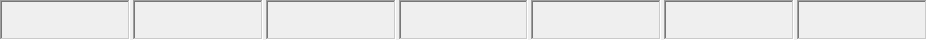
<?xml version="1.0" encoding="UTF-8"?>
<ui version="4.0">
 <class>TimeSlot</class>
 <widget class="QWidget" name="TimeSlot">
  <property name="geometry">
   <rect>
    <x>0</x>
    <y>0</y>
    <width>927</width>
    <height>40</height>
   </rect>
  </property>
  <property name="windowTitle">
   <string>Form</string>
  </property>
  <layout class="QHBoxLayout" name="horizontalLayout">
   <property name="spacing">
    <number>3</number>
   </property>
   <property name="leftMargin">
    <number>0</number>
   </property>
   <property name="topMargin">
    <number>0</number>
   </property>
   <property name="rightMargin">
    <number>0</number>
   </property>
   <property name="bottomMargin">
    <number>0</number>
   </property>
   <item>
    <widget class="QFrame" name="frameBorderSun">
     <property name="frameShape">
      <enum>QFrame::WinPanel</enum>
     </property>
     <property name="frameShadow">
      <enum>QFrame::Sunken</enum>
     </property>
     <layout class="QHBoxLayout" name="horizontalLayout_5">
      <property name="spacing">
       <number>0</number>
      </property>
      <property name="leftMargin">
       <number>0</number>
      </property>
      <property name="topMargin">
       <number>0</number>
      </property>
      <property name="rightMargin">
       <number>0</number>
      </property>
      <property name="bottomMargin">
       <number>0</number>
      </property>
      <item>
       <widget class="ColorButton" name="buttonSun">
        <property name="minimumSize">
         <size>
          <width>0</width>
          <height>20</height>
         </size>
        </property>
        <property name="autoFillBackground">
         <bool>true</bool>
        </property>
        <property name="text">
         <string/>
        </property>
        <property name="flat">
         <bool>true</bool>
        </property>
       </widget>
      </item>
     </layout>
    </widget>
   </item>
   <item>
    <widget class="QFrame" name="frameBorderMon">
     <property name="frameShape">
      <enum>QFrame::WinPanel</enum>
     </property>
     <property name="frameShadow">
      <enum>QFrame::Sunken</enum>
     </property>
     <layout class="QHBoxLayout" name="horizontalLayout_3">
      <property name="spacing">
       <number>0</number>
      </property>
      <property name="leftMargin">
       <number>0</number>
      </property>
      <property name="topMargin">
       <number>0</number>
      </property>
      <property name="rightMargin">
       <number>0</number>
      </property>
      <property name="bottomMargin">
       <number>0</number>
      </property>
      <item>
       <widget class="ColorButton" name="buttonMon">
        <property name="minimumSize">
         <size>
          <width>0</width>
          <height>20</height>
         </size>
        </property>
        <property name="autoFillBackground">
         <bool>true</bool>
        </property>
        <property name="text">
         <string/>
        </property>
        <property name="flat">
         <bool>true</bool>
        </property>
       </widget>
      </item>
     </layout>
    </widget>
   </item>
   <item>
    <widget class="QFrame" name="frameBorderTues">
     <property name="frameShape">
      <enum>QFrame::WinPanel</enum>
     </property>
     <property name="frameShadow">
      <enum>QFrame::Sunken</enum>
     </property>
     <layout class="QHBoxLayout" name="horizontalLayout_7">
      <property name="spacing">
       <number>0</number>
      </property>
      <property name="leftMargin">
       <number>0</number>
      </property>
      <property name="topMargin">
       <number>0</number>
      </property>
      <property name="rightMargin">
       <number>0</number>
      </property>
      <property name="bottomMargin">
       <number>0</number>
      </property>
      <item>
       <widget class="ColorButton" name="buttonTues">
        <property name="minimumSize">
         <size>
          <width>0</width>
          <height>20</height>
         </size>
        </property>
        <property name="autoFillBackground">
         <bool>true</bool>
        </property>
        <property name="text">
         <string/>
        </property>
        <property name="flat">
         <bool>true</bool>
        </property>
       </widget>
      </item>
     </layout>
    </widget>
   </item>
   <item>
    <widget class="QFrame" name="frameBorderWed">
     <property name="frameShape">
      <enum>QFrame::WinPanel</enum>
     </property>
     <property name="frameShadow">
      <enum>QFrame::Sunken</enum>
     </property>
     <layout class="QHBoxLayout" name="horizontalLayout_8">
      <property name="spacing">
       <number>0</number>
      </property>
      <property name="leftMargin">
       <number>0</number>
      </property>
      <property name="topMargin">
       <number>0</number>
      </property>
      <property name="rightMargin">
       <number>0</number>
      </property>
      <property name="bottomMargin">
       <number>0</number>
      </property>
      <item>
       <widget class="ColorButton" name="buttonWed">
        <property name="minimumSize">
         <size>
          <width>0</width>
          <height>20</height>
         </size>
        </property>
        <property name="autoFillBackground">
         <bool>true</bool>
        </property>
        <property name="text">
         <string/>
        </property>
        <property name="flat">
         <bool>true</bool>
        </property>
       </widget>
      </item>
     </layout>
    </widget>
   </item>
   <item>
    <widget class="QFrame" name="frameBorderThur">
     <property name="frameShape">
      <enum>QFrame::WinPanel</enum>
     </property>
     <property name="frameShadow">
      <enum>QFrame::Sunken</enum>
     </property>
     <layout class="QHBoxLayout" name="horizontalLayout_6">
      <property name="spacing">
       <number>0</number>
      </property>
      <property name="leftMargin">
       <number>0</number>
      </property>
      <property name="topMargin">
       <number>0</number>
      </property>
      <property name="rightMargin">
       <number>0</number>
      </property>
      <property name="bottomMargin">
       <number>0</number>
      </property>
      <item>
       <widget class="ColorButton" name="buttonThur">
        <property name="minimumSize">
         <size>
          <width>0</width>
          <height>20</height>
         </size>
        </property>
        <property name="autoFillBackground">
         <bool>true</bool>
        </property>
        <property name="text">
         <string/>
        </property>
        <property name="flat">
         <bool>true</bool>
        </property>
       </widget>
      </item>
     </layout>
    </widget>
   </item>
   <item>
    <widget class="QFrame" name="frameBorderFri">
     <property name="frameShape">
      <enum>QFrame::WinPanel</enum>
     </property>
     <property name="frameShadow">
      <enum>QFrame::Sunken</enum>
     </property>
     <layout class="QHBoxLayout" name="horizontalLayout_2">
      <property name="spacing">
       <number>0</number>
      </property>
      <property name="leftMargin">
       <number>0</number>
      </property>
      <property name="topMargin">
       <number>0</number>
      </property>
      <property name="rightMargin">
       <number>0</number>
      </property>
      <property name="bottomMargin">
       <number>0</number>
      </property>
      <item>
       <widget class="ColorButton" name="buttonFri">
        <property name="minimumSize">
         <size>
          <width>0</width>
          <height>20</height>
         </size>
        </property>
        <property name="autoFillBackground">
         <bool>true</bool>
        </property>
        <property name="text">
         <string/>
        </property>
        <property name="flat">
         <bool>true</bool>
        </property>
       </widget>
      </item>
     </layout>
    </widget>
   </item>
   <item>
    <widget class="QFrame" name="frameBorderSat">
     <property name="frameShape">
      <enum>QFrame::WinPanel</enum>
     </property>
     <property name="frameShadow">
      <enum>QFrame::Sunken</enum>
     </property>
     <layout class="QHBoxLayout" name="horizontalLayout_4">
      <property name="spacing">
       <number>0</number>
      </property>
      <property name="leftMargin">
       <number>0</number>
      </property>
      <property name="topMargin">
       <number>0</number>
      </property>
      <property name="rightMargin">
       <number>0</number>
      </property>
      <property name="bottomMargin">
       <number>0</number>
      </property>
      <item>
       <widget class="ColorButton" name="buttonSat">
        <property name="minimumSize">
         <size>
          <width>0</width>
          <height>20</height>
         </size>
        </property>
        <property name="autoFillBackground">
         <bool>true</bool>
        </property>
        <property name="text">
         <string/>
        </property>
        <property name="flat">
         <bool>true</bool>
        </property>
       </widget>
      </item>
     </layout>
    </widget>
   </item>
  </layout>
 </widget>
 <customwidgets>
  <customwidget>
   <class>ColorButton</class>
   <extends>QPushButton</extends>
   <header>C:\Users\Alyssa\Documents\GitHub\Scheduler\ColorButton.h</header>
  </customwidget>
 </customwidgets>
 <resources/>
 <connections/>
</ui>
